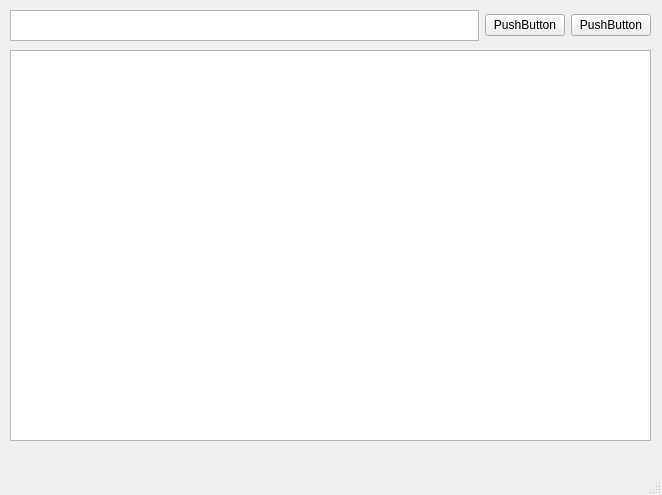
<?xml version="1.0" encoding="UTF-8"?>
<ui version="4.0">
 <class>MainWindow</class>
 <widget class="QMainWindow" name="MainWindow">
  <property name="geometry">
   <rect>
    <x>0</x>
    <y>0</y>
    <width>662</width>
    <height>495</height>
   </rect>
  </property>
  <property name="windowTitle">
   <string>MainWindow</string>
  </property>
  <widget class="QWidget" name="centralwidget">
   <widget class="QWidget" name="horizontalLayoutWidget">
    <property name="geometry">
     <rect>
      <x>10</x>
      <y>10</y>
      <width>641</width>
      <height>31</height>
     </rect>
    </property>
    <layout class="QHBoxLayout" name="horizontalLayout">
     <item>
      <widget class="QPlainTextEdit" name="plainTextEdit"/>
     </item>
     <item>
      <widget class="QPushButton" name="pushButton_2">
       <property name="text">
        <string>PushButton</string>
       </property>
      </widget>
     </item>
     <item>
      <widget class="QPushButton" name="pushButton">
       <property name="text">
        <string>PushButton</string>
       </property>
      </widget>
     </item>
    </layout>
   </widget>
   <widget class="QScrollArea" name="scrollArea">
    <property name="geometry">
     <rect>
      <x>10</x>
      <y>50</y>
      <width>641</width>
      <height>391</height>
     </rect>
    </property>
    <property name="widgetResizable">
     <bool>true</bool>
    </property>
    <widget class="QWidget" name="scrollAreaWidgetContents">
     <property name="geometry">
      <rect>
       <x>0</x>
       <y>0</y>
       <width>639</width>
       <height>389</height>
      </rect>
     </property>
     <widget class="QPlainTextEdit" name="plainTextEdit_2">
      <property name="geometry">
       <rect>
        <x>-1</x>
        <y>-1</y>
        <width>641</width>
        <height>391</height>
       </rect>
      </property>
     </widget>
    </widget>
   </widget>
  </widget>
  <widget class="QMenuBar" name="menubar">
   <property name="geometry">
    <rect>
     <x>0</x>
     <y>0</y>
     <width>662</width>
     <height>26</height>
    </rect>
   </property>
  </widget>
  <widget class="QStatusBar" name="statusbar"/>
 </widget>
 <resources/>
 <connections/>
</ui>
